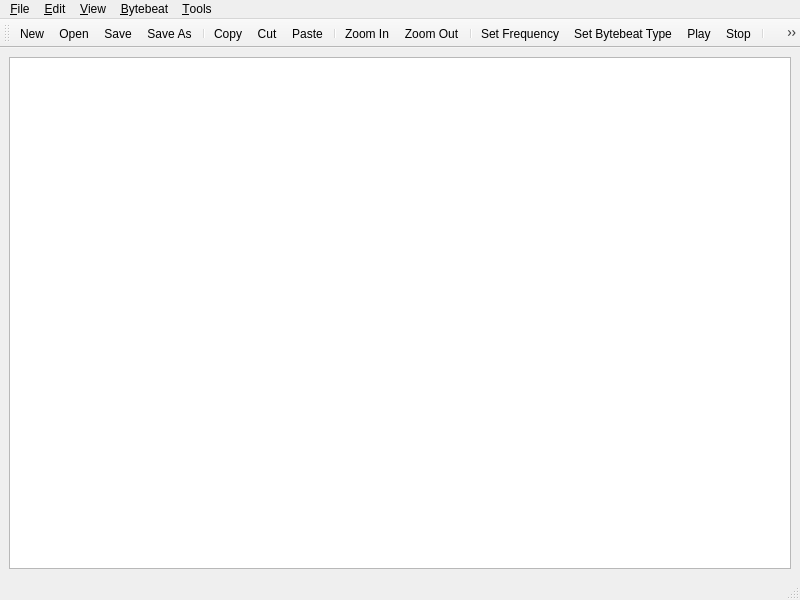
<?xml version="1.0" encoding="UTF-8"?>
<ui version="4.0">
 <class>MainWindow</class>
 <widget class="QMainWindow" name="MainWindow">
  <property name="geometry">
   <rect>
    <x>0</x>
    <y>0</y>
    <width>800</width>
    <height>600</height>
   </rect>
  </property>
  <property name="windowTitle">
   <string>Jarred's Bytebeat Composer</string>
  </property>
  <widget class="QWidget" name="centralwidget">
   <layout class="QHBoxLayout" name="horizontalLayout">
    <item>
     <widget class="QPlainTextEdit" name="plainTextEdit"/>
    </item>
   </layout>
  </widget>
  <widget class="QMenuBar" name="menubar">
   <property name="geometry">
    <rect>
     <x>0</x>
     <y>0</y>
     <width>800</width>
     <height>22</height>
    </rect>
   </property>
   <widget class="QMenu" name="menu_File">
    <property name="title">
     <string>&amp;File</string>
    </property>
    <addaction name="actionNew"/>
    <addaction name="actionOpen"/>
    <addaction name="actionSave"/>
    <addaction name="actionSave_As"/>
    <addaction name="separator"/>
    <addaction name="actionExit"/>
   </widget>
   <widget class="QMenu" name="menu_Edit">
    <property name="title">
     <string>&amp;Edit</string>
    </property>
    <addaction name="actionCopy"/>
    <addaction name="actionCut"/>
    <addaction name="actionPaste"/>
   </widget>
   <widget class="QMenu" name="menu_Bytebeat">
    <property name="title">
     <string>&amp;Bytebeat</string>
    </property>
    <addaction name="actionSet_Frequency"/>
    <addaction name="actionSet_Bytebeat_Type"/>
    <addaction name="separator"/>
    <addaction name="action_Play"/>
    <addaction name="actionStop"/>
   </widget>
   <widget class="QMenu" name="menu_View">
    <property name="title">
     <string>&amp;View</string>
    </property>
    <widget class="QMenu" name="menu_Themes">
     <property name="title">
      <string>&amp;Themes</string>
     </property>
     <addaction name="action_Tropical_Paradise"/>
     <addaction name="action_Spiced_Pumpkin"/>
     <addaction name="action_Royal_Sapphire"/>
    </widget>
    <addaction name="actionZoom_In"/>
    <addaction name="actionZoom_Out"/>
    <addaction name="separator"/>
    <addaction name="menu_Themes"/>
   </widget>
   <widget class="QMenu" name="menu_Tools">
    <property name="title">
     <string>&amp;Tools</string>
    </property>
    <addaction name="actionTxt_to_BB"/>
   </widget>
   <addaction name="menu_File"/>
   <addaction name="menu_Edit"/>
   <addaction name="menu_View"/>
   <addaction name="menu_Bytebeat"/>
   <addaction name="menu_Tools"/>
  </widget>
  <widget class="QStatusBar" name="statusbar"/>
  <widget class="QToolBar" name="toolBar">
   <property name="windowTitle">
    <string>toolBar</string>
   </property>
   <attribute name="toolBarArea">
    <enum>TopToolBarArea</enum>
   </attribute>
   <attribute name="toolBarBreak">
    <bool>false</bool>
   </attribute>
   <addaction name="actionNew"/>
   <addaction name="actionOpen"/>
   <addaction name="actionSave"/>
   <addaction name="actionSave_As"/>
   <addaction name="separator"/>
   <addaction name="actionCopy"/>
   <addaction name="actionCut"/>
   <addaction name="actionPaste"/>
   <addaction name="separator"/>
   <addaction name="actionZoom_In"/>
   <addaction name="actionZoom_Out"/>
   <addaction name="separator"/>
   <addaction name="actionSet_Frequency"/>
   <addaction name="actionSet_Bytebeat_Type"/>
   <addaction name="action_Play"/>
   <addaction name="actionStop"/>
   <addaction name="separator"/>
   <addaction name="actionTxt_to_BB"/>
  </widget>
  <action name="actionNew">
   <property name="icon">
    <iconset theme="QIcon::ThemeIcon::DocumentNew"/>
   </property>
   <property name="text">
    <string>&amp;New</string>
   </property>
   <property name="toolTip">
    <string>&lt;html&gt;&lt;head/&gt;&lt;body&gt;&lt;p&gt;New Formula&lt;/p&gt;&lt;/body&gt;&lt;/html&gt;</string>
   </property>
   <property name="shortcut">
    <string>Ctrl+N</string>
   </property>
   <property name="menuRole">
    <enum>QAction::MenuRole::NoRole</enum>
   </property>
  </action>
  <action name="actionOpen">
   <property name="icon">
    <iconset theme="QIcon::ThemeIcon::DocumentOpen"/>
   </property>
   <property name="text">
    <string>&amp;Open</string>
   </property>
   <property name="toolTip">
    <string>&lt;html&gt;&lt;head/&gt;&lt;body&gt;&lt;p&gt;Open Formula&lt;/p&gt;&lt;/body&gt;&lt;/html&gt;</string>
   </property>
   <property name="shortcut">
    <string>Ctrl+O</string>
   </property>
   <property name="menuRole">
    <enum>QAction::MenuRole::NoRole</enum>
   </property>
  </action>
  <action name="actionSave">
   <property name="icon">
    <iconset theme="QIcon::ThemeIcon::DocumentSave"/>
   </property>
   <property name="text">
    <string>&amp;Save</string>
   </property>
   <property name="toolTip">
    <string>&lt;html&gt;&lt;head/&gt;&lt;body&gt;&lt;p&gt;Save Formula&lt;/p&gt;&lt;/body&gt;&lt;/html&gt;</string>
   </property>
   <property name="shortcut">
    <string>Ctrl+S</string>
   </property>
   <property name="menuRole">
    <enum>QAction::MenuRole::NoRole</enum>
   </property>
  </action>
  <action name="actionSave_As">
   <property name="icon">
    <iconset theme="QIcon::ThemeIcon::DocumentSaveAs"/>
   </property>
   <property name="text">
    <string>Save &amp;As</string>
   </property>
   <property name="toolTip">
    <string>&lt;html&gt;&lt;head/&gt;&lt;body&gt;&lt;p&gt;Save Formula As...&lt;/p&gt;&lt;/body&gt;&lt;/html&gt;</string>
   </property>
   <property name="shortcut">
    <string>Ctrl+Shift+S</string>
   </property>
   <property name="menuRole">
    <enum>QAction::MenuRole::NoRole</enum>
   </property>
  </action>
  <action name="actionExit">
   <property name="icon">
    <iconset theme="QIcon::ThemeIcon::EditClear"/>
   </property>
   <property name="text">
    <string>E&amp;xit</string>
   </property>
   <property name="toolTip">
    <string>&lt;html&gt;&lt;head/&gt;&lt;body&gt;&lt;p&gt;&lt;span style=&quot; color:#ff0000;&quot;&gt;Exit Jarred's Bytebeat Composer&lt;/span&gt;&lt;/p&gt;&lt;/body&gt;&lt;/html&gt;</string>
   </property>
   <property name="shortcut">
    <string>Ctrl+Alt+Q</string>
   </property>
   <property name="menuRole">
    <enum>QAction::MenuRole::NoRole</enum>
   </property>
  </action>
  <action name="actionCopy">
   <property name="icon">
    <iconset theme="QIcon::ThemeIcon::EditCopy"/>
   </property>
   <property name="text">
    <string>&amp;Copy</string>
   </property>
   <property name="toolTip">
    <string>&lt;html&gt;&lt;head/&gt;&lt;body&gt;&lt;p&gt;Copy selected text to clipboard&lt;/p&gt;&lt;/body&gt;&lt;/html&gt;</string>
   </property>
   <property name="shortcut">
    <string>Ctrl+C</string>
   </property>
   <property name="menuRole">
    <enum>QAction::MenuRole::NoRole</enum>
   </property>
  </action>
  <action name="actionPaste">
   <property name="icon">
    <iconset theme="QIcon::ThemeIcon::EditPaste"/>
   </property>
   <property name="text">
    <string>&amp;Paste</string>
   </property>
   <property name="toolTip">
    <string>&lt;html&gt;&lt;head/&gt;&lt;body&gt;&lt;p&gt;Paste formula from clipboard&lt;/p&gt;&lt;/body&gt;&lt;/html&gt;</string>
   </property>
   <property name="shortcut">
    <string>Ctrl+V</string>
   </property>
   <property name="menuRole">
    <enum>QAction::MenuRole::NoRole</enum>
   </property>
  </action>
  <action name="actionCut">
   <property name="icon">
    <iconset theme="QIcon::ThemeIcon::EditCut"/>
   </property>
   <property name="text">
    <string>C&amp;ut</string>
   </property>
   <property name="toolTip">
    <string>&lt;html&gt;&lt;head/&gt;&lt;body&gt;&lt;p&gt;Cut selected text to clipboard&lt;/p&gt;&lt;/body&gt;&lt;/html&gt;</string>
   </property>
   <property name="shortcut">
    <string>Ctrl+X</string>
   </property>
   <property name="menuRole">
    <enum>QAction::MenuRole::NoRole</enum>
   </property>
  </action>
  <action name="actionSet_Frequency">
   <property name="icon">
    <iconset theme="QIcon::ThemeIcon::MediaTape"/>
   </property>
   <property name="text">
    <string>Set &amp;Frequency</string>
   </property>
   <property name="toolTip">
    <string>&lt;html&gt;&lt;head/&gt;&lt;body&gt;&lt;p&gt;Set the player's audio frequency&lt;/p&gt;&lt;/body&gt;&lt;/html&gt;</string>
   </property>
   <property name="shortcut">
    <string>Ctrl+Alt+F</string>
   </property>
   <property name="menuRole">
    <enum>QAction::MenuRole::NoRole</enum>
   </property>
  </action>
  <action name="actionSet_Bytebeat_Type">
   <property name="text">
    <string>Set Bytebeat &amp;Type</string>
   </property>
   <property name="toolTip">
    <string>&lt;html&gt;&lt;head/&gt;&lt;body&gt;&lt;p&gt;Set the player's bytebeat type:&lt;/p&gt;&lt;p&gt;&lt;br/&gt;&lt;/p&gt;&lt;p&gt;List of types:&lt;/p&gt;&lt;p&gt;  * Bytebeat (default)&lt;/p&gt;&lt;p&gt;  * Signed Bytebeat&lt;/p&gt;&lt;p&gt;  * Floatbeat&lt;/p&gt;&lt;/body&gt;&lt;/html&gt;</string>
   </property>
   <property name="shortcut">
    <string>Ctrl+T</string>
   </property>
   <property name="menuRole">
    <enum>QAction::MenuRole::NoRole</enum>
   </property>
  </action>
  <action name="action_Play">
   <property name="icon">
    <iconset theme="QIcon::ThemeIcon::MediaPlaybackStart"/>
   </property>
   <property name="text">
    <string>&amp;Play</string>
   </property>
   <property name="shortcut">
    <string>Ctrl+P</string>
   </property>
   <property name="menuRole">
    <enum>QAction::MenuRole::NoRole</enum>
   </property>
  </action>
  <action name="actionStop">
   <property name="icon">
    <iconset theme="QIcon::ThemeIcon::MediaPlaybackStop"/>
   </property>
   <property name="text">
    <string>Stop</string>
   </property>
   <property name="shortcut">
    <string>Ctrl+.</string>
   </property>
   <property name="menuRole">
    <enum>QAction::MenuRole::NoRole</enum>
   </property>
  </action>
  <action name="actionZoom_In">
   <property name="icon">
    <iconset theme="QIcon::ThemeIcon::ZoomIn"/>
   </property>
   <property name="text">
    <string>Zoom &amp;In</string>
   </property>
   <property name="toolTip">
    <string>&lt;html&gt;&lt;head/&gt;&lt;body&gt;&lt;p&gt;Zoom In Editor&lt;/p&gt;&lt;/body&gt;&lt;/html&gt;</string>
   </property>
   <property name="shortcut">
    <string>Ctrl+=</string>
   </property>
   <property name="menuRole">
    <enum>QAction::MenuRole::NoRole</enum>
   </property>
  </action>
  <action name="actionZoom_Out">
   <property name="icon">
    <iconset theme="QIcon::ThemeIcon::ZoomOut"/>
   </property>
   <property name="text">
    <string>Zoom &amp;Out</string>
   </property>
   <property name="toolTip">
    <string>&lt;html&gt;&lt;head/&gt;&lt;body&gt;&lt;p&gt;Zoom Out Editor&lt;/p&gt;&lt;/body&gt;&lt;/html&gt;</string>
   </property>
   <property name="shortcut">
    <string>Ctrl+-</string>
   </property>
   <property name="menuRole">
    <enum>QAction::MenuRole::NoRole</enum>
   </property>
  </action>
  <action name="action_Tropical_Paradise">
   <property name="checkable">
    <bool>true</bool>
   </property>
   <property name="text">
    <string>&amp;Tropical Paradise</string>
   </property>
   <property name="menuRole">
    <enum>QAction::MenuRole::NoRole</enum>
   </property>
  </action>
  <action name="action_Spiced_Pumpkin">
   <property name="checkable">
    <bool>true</bool>
   </property>
   <property name="text">
    <string>&amp;Spiced Pumpkin</string>
   </property>
   <property name="menuRole">
    <enum>QAction::MenuRole::NoRole</enum>
   </property>
  </action>
  <action name="action_Royal_Sapphire">
   <property name="checkable">
    <bool>true</bool>
   </property>
   <property name="text">
    <string>&amp;Royal Sapphire</string>
   </property>
   <property name="menuRole">
    <enum>QAction::MenuRole::NoRole</enum>
   </property>
  </action>
  <action name="actionTxt_to_BB">
   <property name="icon">
    <iconset theme="QIcon::ThemeIcon::WindowNew"/>
   </property>
   <property name="text">
    <string>Txt to BB</string>
   </property>
   <property name="toolTip">
    <string>&lt;html&gt;&lt;head/&gt;&lt;body&gt;&lt;p&gt;Convert your txt to a json-based *.bb file via wizard&lt;/p&gt;&lt;/body&gt;&lt;/html&gt;</string>
   </property>
   <property name="shortcut">
    <string>Ctrl+Alt+Shift+C</string>
   </property>
   <property name="menuRole">
    <enum>QAction::MenuRole::NoRole</enum>
   </property>
  </action>
 </widget>
 <resources/>
 <connections/>
</ui>
